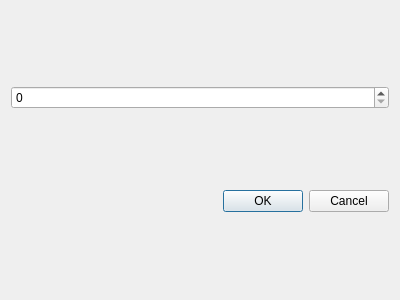
<?xml version="1.0" encoding="UTF-8"?>
<ui version="4.0">
 <class>Dialog</class>
 <widget class="QDialog" name="Dialog">
  <property name="geometry">
   <rect>
    <x>0</x>
    <y>0</y>
    <width>400</width>
    <height>300</height>
   </rect>
  </property>
  <property name="sizePolicy">
   <sizepolicy hsizetype="MinimumExpanding" vsizetype="MinimumExpanding">
    <horstretch>0</horstretch>
    <verstretch>0</verstretch>
   </sizepolicy>
  </property>
  <property name="windowTitle">
   <string>Changer la vitesse du diaporama</string>
  </property>
  <layout class="QVBoxLayout" name="verticalLayout">
   <item>
    <layout class="QVBoxLayout" name="verticalLayout_3">
     <item>
      <widget class="QSpinBox" name="spinBox"/>
     </item>
    </layout>
   </item>
   <item>
    <widget class="QDialogButtonBox" name="buttonBox">
     <property name="orientation">
      <enum>Qt::Horizontal</enum>
     </property>
     <property name="standardButtons">
      <set>QDialogButtonBox::Cancel|QDialogButtonBox::Ok</set>
     </property>
    </widget>
   </item>
  </layout>
 </widget>
 <resources/>
 <connections>
  <connection>
   <sender>buttonBox</sender>
   <signal>accepted()</signal>
   <receiver>Dialog</receiver>
   <slot>accept()</slot>
   <hints>
    <hint type="sourcelabel">
     <x>248</x>
     <y>254</y>
    </hint>
    <hint type="destinationlabel">
     <x>157</x>
     <y>274</y>
    </hint>
   </hints>
  </connection>
  <connection>
   <sender>buttonBox</sender>
   <signal>rejected()</signal>
   <receiver>Dialog</receiver>
   <slot>reject()</slot>
   <hints>
    <hint type="sourcelabel">
     <x>316</x>
     <y>260</y>
    </hint>
    <hint type="destinationlabel">
     <x>286</x>
     <y>274</y>
    </hint>
   </hints>
  </connection>
 </connections>
</ui>
